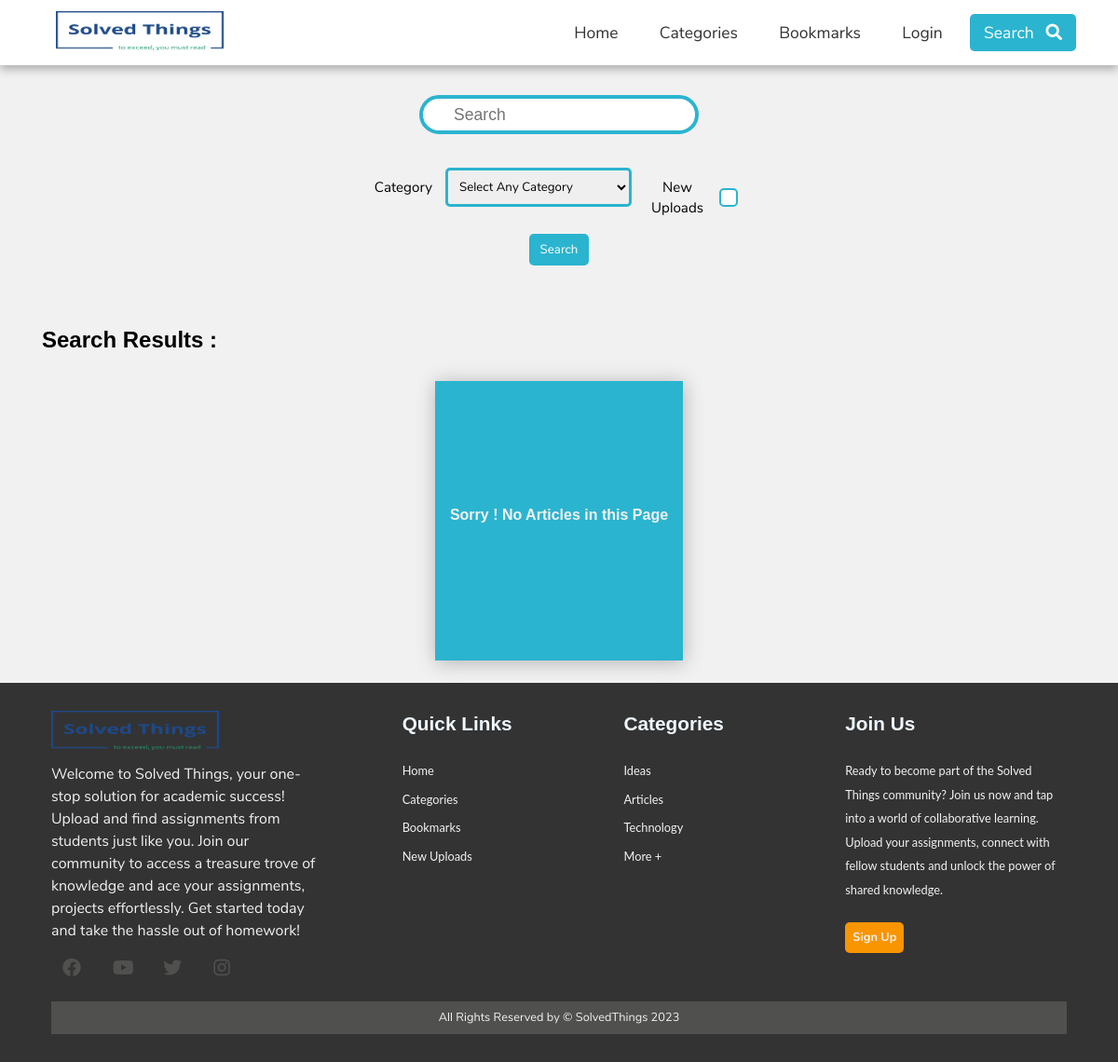
Screenshot of /search.php with the database file from the repository.
### tables this page shows
CREATE TABLE `category` (
  `category_id` int(11) NOT NULL,
  `category_name` varchar(45) NOT NULL,
  `category_color` varchar(35) NOT NULL,
  `category_image` varchar(250) NOT NULL,
  `category_description` varchar(350) NOT NULL
);

### search.php (the view, shortened to what this page needs)
<?php
  require('./includes/nav.inc.php');
?>
<section class="search-box">
  <div class="container p-2">
    <form method="GET" class="search-article">
      <div class="box-container d-flex">
        <table class=".search-table">
          <tr>
            <td>
              <input class="search-input" type="text" name="name" id="name" placeholder="Search" autocomplete="off" />
            </td>
          </tr>
        </table>
      </div>
      <div class="filters">
        <center>
        <div>
          <label for="category_select">Category</label>
          <select name="category_select" id="category_select">
            <option value="">Select Any Category</option>
          </select>
        </div>
        <div>
          <label for="trending">New Uploads</label>
          <input type="checkbox" name="trending" id="trending" value="1">
        </div>
      </div>
      <center>
        <button type="submit" name="search" class="btn btn-primary">Search</button>
      </center>
    </form>
  </div>
</section>
<section class="py-1 category-list">
  <div class="container">
    <h2 class="search-heading">Search Results :</h2>
    <div class="card-container">
      <?php
        $limit = 6;
        if(isset($_GET['page'])) {
          $page = $_GET['page'];
        }
        else {
          $page = 1;
        }
        $offset = ($page - 1) * $limit;
        $trending = "";
        $cat_id = "";
        $name = "";
        $searchQuery = "SELECT * FROM article WHERE ";
        if($cat_id != "") {
          $searchQuery .= "category_id = {$cat_id}";
        }
        else {
          $searchQuery .= "category_id IS NOT NULL";
        }
        if($name != "") {
          $searchQuery .= ' AND article_title LIKE "%'.$name.'%"';
        }
        else {
          $searchQuery .= " AND article_title IS NOT NULL";
        }
        if($trending != "") {
          $searchQuery .= " AND article_trend = 1";
        }
        else {
          $searchQuery .= " AND article_trend IS NOT NULL";
        }
        $searchQuery .= " AND article_active = 1 ";
        $searchQuery1 = $searchQuery." ORDER BY article_title LIMIT {$offset}, {$limit}";
        $searchResult = mysqli_query($con, $searchQuery1);
        $row = mysqli_num_rows($searchResult);
        if($row  > 0) {
          while($data = mysqli_fetch_assoc($searchResult)) {
            $article_id = $data['article_id'];
            $category_id = $data['category_id'];
            $article_title = $data['article_title'];
            $article_image = $data['article_image'];
            $article_desc = $data['article_description'];
            $article_date = $data['article_date'];
            $article_trend = $data['article_trend'];
            $article_title = substr($article_title,0,55).' . . . . .';
            $article_desc = substr($article_desc,0,150).' . . . . .';
            $new = false;
            $tdy = time();
            $article_date = strtotime($article_date);
            $datediff = $tdy - $article_date;
            $datediff = round($datediff / (60*60*24));
            if($datediff < 2) {
              $new = true;
            }
            $categorysql = "SELECT category_name, category_color
                            FROM category
                            WHERE category_id = {$category_id}";
            $categoryres = mysqli_query($con, $categorysql);
            $categorydata = mysqli_fetch_assoc($categoryres);
            $bookmarked = false;
            if(isset($_SESSION['USER_ID'])) {
              $bookmarkQuery = "SELECT * FROM bookmark
                                WHERE user_id = {$_SESSION['USER_ID']}
                                AND article_id = {$article_id}";
              $bookmarkResult = mysqli_query($con, $bookmarkQuery);
              $bookmarkRow = mysqli_num_rows($bookmarkResult);
              if($bookmarkRow > 0) {
                $bookmarked = true;
              }
            }
            $category_color = $categorydata['category_color'];
            $category_name = $categorydata['category_name'];
            createArticleCard($article_title, $article_image,
                $article_desc, $category_name, $category_id,$article_id,
                $category_color, $new, $article_trend, $bookmarked);
          }
        }
        else {
          echo"</div>";
          createNoArticlesCard();
        }
        ?>
        </div>
</section>
<?php
  require('./includes/footer.inc.php');
?>

### includes/footer.inc.php (shortened to what this page needs)
<footer class="footer">
  <div class="footer-left">
    <a href="./index.php"><img src="./assets/images/loga.png" /></a>
    <p>
    Welcome to Solved Things, your one-stop solution for academic success!
    Upload and find assignments from students just like you. Join our community to access a
    treasure trove of knowledge and ace your assignments, projects effortlessly. Get started today
    and take the hassle out of homework!
  </p>
    <div class="socials">
      <a href="https://www.facebook.com/attaa.elahi/" target="_blank"><i class="fab fa-facebook"></i></a>
      <a href="https://www.instagram.com/attaa.elahi/" target="_blank"><i class="fab fa-youtube"></i></a>
      <a href="https://www.twitter.com/attaaelahi/" target="_blank"><i class="fab fa-twitter"></i></a>
      <a href="https://www.instagram.com/attaa.elahi/" target="_blank"><i class="fab fa-instagram"></i></a>
    </div>
  </div>
  <ul class="footer-right">
    <li>
      <h2>Quick Links</h2>
      <ul class="box">
        <li><a href="./index.php">Home</a></li>
        <li><a href="./categories.php">Categories</a></li>
        <li><a href="./bookmarks.php">Bookmarks</a></li>
        <li><a href="./search.php?trending=1">New Uploads</a></li>
      </ul>
    </li>
    <li>
      <h2>Categories</h2>
      <ul class="box">
        <?php
  	      $categoryQuery= " SELECT  category_id, category_name
                            FROM category
                            ORDER BY RAND() LIMIT 3";
          $result = mysqli_query($con,$categoryQuery);
          $row = mysqli_num_rows($result);
          if($row > 0) {
          while($data = mysqli_fetch_assoc($result)) {
            $category_id = $data['category_id'];
            $category_name = $data['category_name'];
        ?>
        <li><a href="articles.php?id=<?php echo $category_id ?>"><?php echo $category_name ?></a></li>
        <?php
              }
            }
          ?>
        <li><a href="./categories.php">More +</a></li>
      </ul>
    </li>
    <li>
      <h2>Join Us</h2>
      <ul class="box">
        <li>
        Ready to become part of the Solved Things community?
        Join us now and tap into a world of collaborative learning.
        Upload your assignments, connect with fellow students and unlock the power of shared knowledge.
        </li>
        <a href="./author-login.php" class="my-1 btn btn-secondary">Sign Up</a>
      </ul>
    </li>
  </ul>
  <div class="footer-bottom">
    <p>All Rights Reserved by &copy; SolvedThings <?php echo date("Y")?></p>
  </div>
</footer>
</body>
</html>

### assets/css/partials/1-variables.css (style rules this page uses)
:root { --primary-color: #2bb4cf; --secondary-color: #f99500; --light-color: #f1f1f1; --dark-color: #50514f; --black-color: #333333; --tag-trend-color: #2bb4cf; --tag-yellow-color: #ffbe0b; --tag-purple-color: #8338ec; --tag-blue-color: #3a86ff; --tag-green-color: #00ff73; --tag-orange-color: #2bb4cf; --tag-pink-color: #2bb4cf; --tag-brown-color: #663f3f; --hover-color: #2bb4cf; --active-color: #2bb4cf; --ts-vs: 0.56rem; --ts-sml: 0.8rem; --ts-md: 1.1rem; --ts-lg: 1.25rem; --hs-vs: 1.3rem; --hs-sml: 2rem; --hs-md: 2.5rem; --hs-lg: 3rem; --ff-monts: "Montserrat", sans-serif; --ff-nunito: "Nunito Sans", sans-serif; --ff-noto: "Noto Serif", serif; --ff-robo: "Roboto", sans-serif; --border-radius: 5px; }

### assets/css/partials/3-typography.css (style rules this page uses)
h1, h2, h3, h4, h5, h6 { font-family: var(--ff-monts); margin-bottom: 0.75rem; line-height: 1.3; }
p { font-family: var(--ff-nunito); margin: 0.5rem 0; }
.py-1 { padding: 1.5rem 0; }
.p-2 { padding: 2rem; }
.my-1 { margin: 1rem 0; }
.search-heading { line-height: 2; margin-bottom: 20px; }

### assets/css/partials/4-component.css (style rules this page uses)
.d-flex { display: flex; justify-content: center; align-items: center; }
.container { width: 100%; padding-right: 15px; padding-left: 15px; margin-right: auto; margin-left: auto; }
.btn { display: inline-block; border: none; background: var(--dark-color); color: #fff; text-decoration: none; font-family: var(--ff-nunito); padding: 0.5rem 0.75rem; border-radius: var(--border-radius); transition: all 200ms ease-in-out; }
.btn-primary { background: var(--primary-color); }
.btn-secondary { background: var(--secondary-color); font-weight: 700; padding: 0.25rem 0.5rem; font-size: var(--ts-sml); }

### assets/css/style.css (style rules this page uses)
.footer { display: flex; flex-flow: row wrap; padding: 30px 55px; color: var(--light-color); background: var(--black-color); }
.footer > * { flex: 1 100%; }
.footer-left { margin-right: 1.25rem; margin-bottom: 1rem; }
.footer-left img { width: 180px; }
.footer h2 { font-weight: 600; font-size: var(--hs-vs); padding-bottom: 0.8rem; color: #f0f8ff; }
.footer ul { padding-left: 0; }
.footer li { line-height: 2em; padding-bottom: 5px; font-size: var(--ts-sml); }
.footer-right ul { padding-bottom: 25px; }
.footer li a { transition: all 200ms ease-in-out; color: var(--light-color); }
.footer-right { display: flex; flex-flow: row wrap; }
.footer-right > * { flex: 1 100%; }
.footer-bottom { text-align: center; color: var(--light-color); font-size: var(--ts-sml); background: var(--dark-color); }
.footer-left p { padding-right: 20%; }
.socials a { width: 40px; height: 40px; display: inline-block; margin-right: 10px; }
.socials a i { padding: 10px 12px; font-size: 20px; transition: all 200ms ease-in-out; }
.box-container { margin: auto; width: 300px; height: 42px; background: white; border: 4px solid var(--primary-color); padding: 0px 10px; border-radius: 50px; }
.search-input { border: none; height: 100%; width: 100%; padding: 0 5px; border-radius: 50px; font-size: var(--ts-md); color: var(--dark-color); font-weight: 500; }
.filters { padding: 1rem; margin: auto; margin-top: 10px; border-radius: var(--border-radius); font-family: var(--ff-nunito); }
.filters div { display: inline-flex; align-items: center; margin-right: 10px; margin-top: 10px; }
.filters label { font-family: var(--ff-nunito); font-size: 0.95rem; padding-right: 10px; width: 80px; text-align: center; }
.filters input[type="checkbox"] { appearance: none; -webkit-appearance: none; height: 20px; width: 20px; border: 2px var(--primary-color) solid; background: #fff; border-radius: var(--border-radius); cursor: pointer; display: flex; justify-content: center; align-items: center; outline: none; }
.filters input[type="checkbox"]::after { font-family: "Font Awesome 5 Free"; content: "\f00c"; font-weight: 900; font-size: 12px; display: none; color: white; }
.filters select, .filters input { width: 200px; padding: 8px; font-family: var(--ff-nunito); border-radius: var(--border-radius); border: 3px solid var(--primary-color); outline: none; }
form button { cursor: pointer; }

### assets/css/responsivity/media-queries.css (style rules this page uses)
@media (min-width: 576px) { .container { width: 540px; } }
@media (min-width: 768px) { .container { width: 720px; } }
@media (min-width: 992px) { .container { width: 960px; } }
@media (min-width: 1200px) { .container { width: 1140px; } }
@media (min-width: 700px) { .footer-right > * { flex: 1; } }
@media (min-width: 700px) { .footer-left { flex: 1 0px; } }
@media (min-width: 700px) { .footer-right { flex: 2 0px; } }

### rows the page displays
category: category_name "Ideas"
category: category_name "Articles"
category: category_name "Technology"
